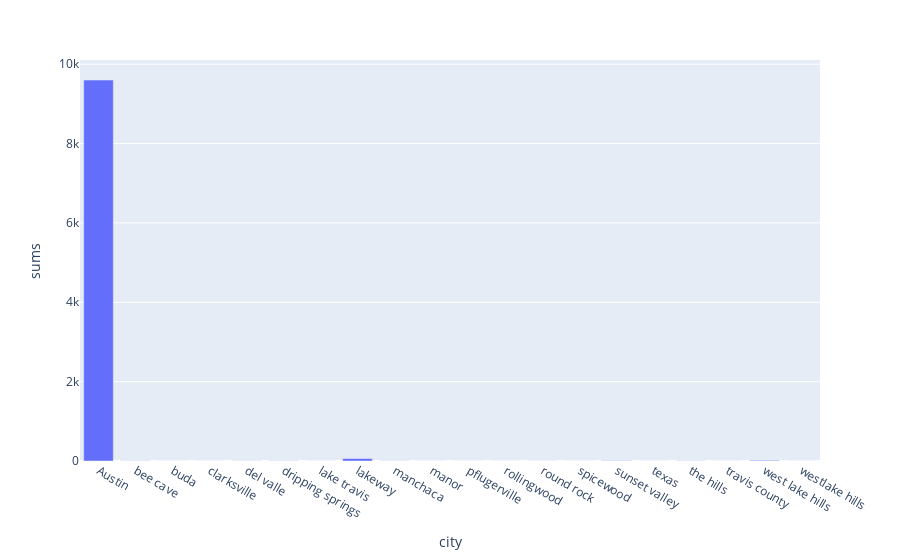

Notebook code cell kept with this figure:
### Code cell
px.bar(olr, x = 'city', y = 'sums')

### Figure 1 — Plotly figure (JSON) as saved in the notebook; plotly's stock layout.template omitted (floating-point values rounded to 4 significant figures)
{"data": [{"alignmentgroup": "True", "hovertemplate": "city=%{x}<br>sums=%{y}<extra></extra>", "legendgroup": "", "marker": {"color": "#636efa", "pattern": {"shape": ""}}, "name": "", "offsetgroup": "", "orientation": "v", "showlegend": false, "textposition": "auto", "type": "bar", "x": ["Austin", "bee cave ", "buda ", "clarksville ", "del valle ", "dripping springs ", "lake travis ", "lakeway ", "manchaca ", "manor ", "pflugerville ", "rollingwood ", "round rock ", "spicewood ", "sunset valley ", "texas ", "the hills ", "travis county ", "west lake hills ", "westlake hills "], "xaxis": "x", "y": [9601, 4, 1, 1, 3, 4, 1, 62, 3, 1, 1, 1, 2, 1, 7, 1, 4, 1, 17, 1], "yaxis": "y"}], "layout": {"barmode": "relative", "legend": {"tracegroupgap": 0}, "margin": {"t": 60}, "xaxis": {"anchor": "y", "domain": [0, 1], "title": {"text": "city"}}, "yaxis": {"anchor": "x", "domain": [0, 1], "title": {"text": "sums"}}}}
